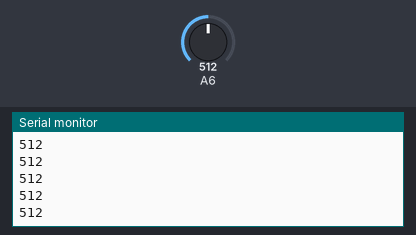
A sketch run on a simulated Arduino Nano, built with avr-gcc and run on an emulated ATmega328P. On the bench: the last lines printed to the serial monitor. The inputs (shaded band) are chosen by the test bench; at power-on: A6 = 512.

Above: at 1.2 s.
1.3 s: A6 set to 716
At 1.32 s:
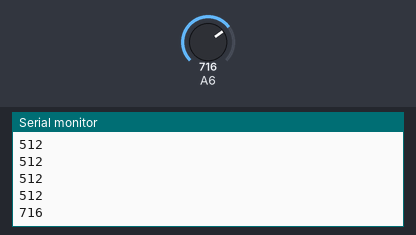
2.8 s: A6 set to 900
At 2.83 s:
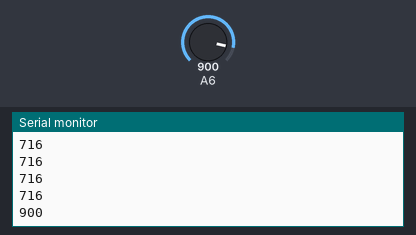
Timing chart, 0 to 5.8 s (numbered marks = the images above; inputs shaded):
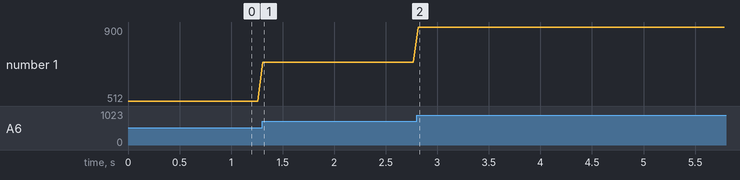

The sketch:

test_analogRead.ino
```cpp
long int val1;

void setup() {
  // put your setup code here, to run once:
  Serial.begin(115200);
  //analogReadResolution(12);
}

void loop() {
  // put your main code here, to run repeatedly:
  val1 = analogRead(A6);
  Serial.println(val1);
  delay(50);
}
```

Measured:
- after the input at 1.3 s, the serial monitor: prints a new line at once (image 1)
- after the input at 2.8 s, the serial monitor: prints a new line at once (image 2)
- plotted number 1: 512 → 716 after the input at 1.3 s, 716 → 900 after the input at 2.8 s
